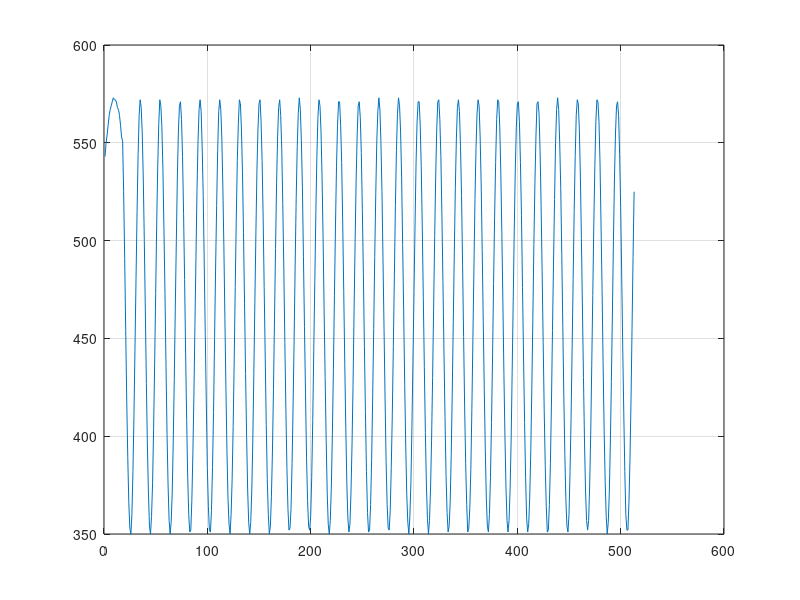
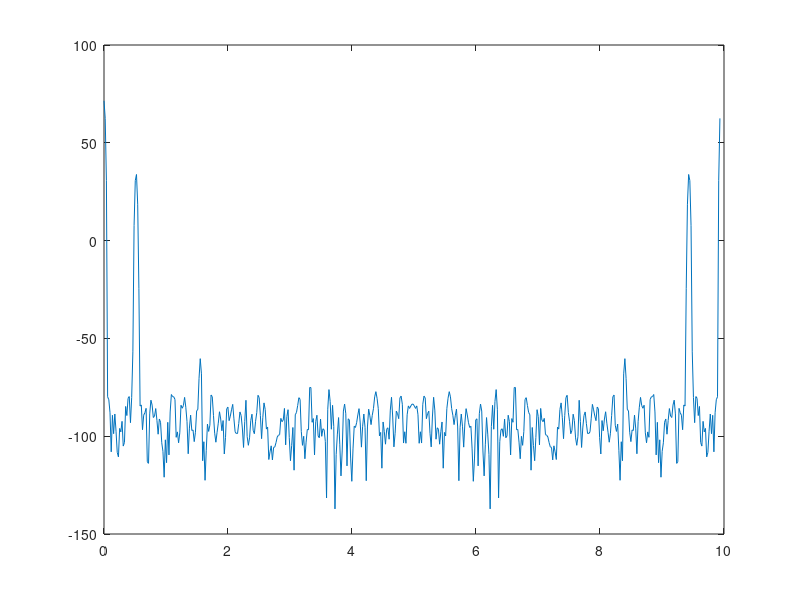
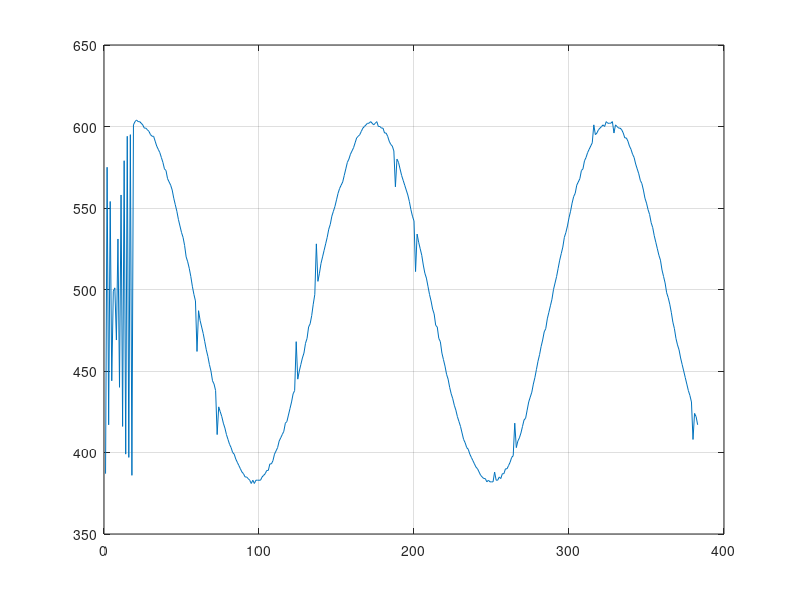
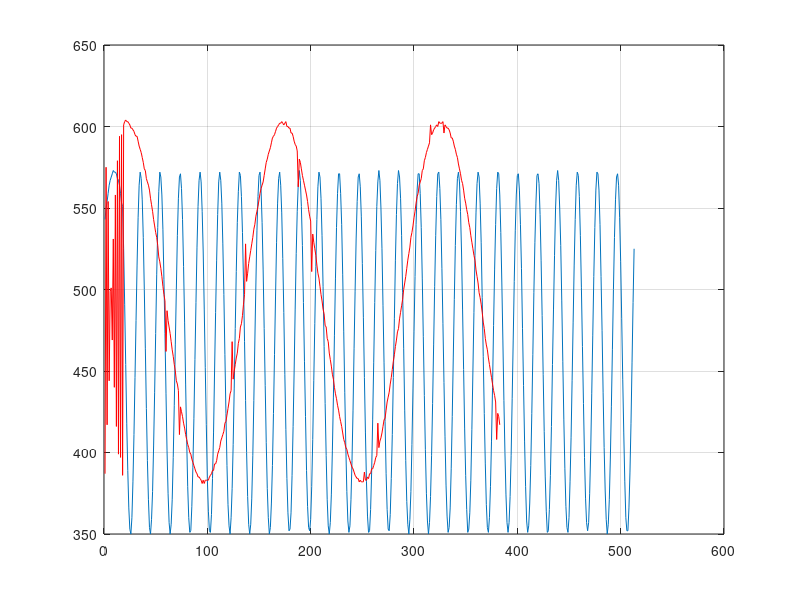

Here is the MATLAB script that generated these plots, in order:
%% 8 bits ADC Characterization of a digitized signal obtained from Arduino

Fs = 9.934;

%%%%%%%%%%%%%%%%%%%%%%%%%%%%Sinal de 10Hz%%%%%%%%%%%%%%%%%%%%%%%%%%%%
figure(1)
Vout10Hz = textread('WaveForm10Hz_500mV.txt');
plot(Vout10Hz)
grid on

np=length(Vout10Hz);

figure(2)
doutf = fft(Vout10Hz.*blackman(max(size(Vout10Hz))'));
doutfp = (doutf.*conj(doutf))/np^2;

Vout10HzFFTWatts = 20.*log10(doutfp./10);

plot(0:Fs/(np-1):Fs,Vout10HzFFTWatts)



Vout10HzFFTWatts(2)=0; %Anular um ponto defeituoso

Harm1 = max(Vout10HzFFTWatts)
Harm2 = max(Vout10HzFFTWatts(Vout10HzFFTWatts<max(Vout10HzFFTWatts)))


Pn1=sum(Vout10HzFFTWatts)-Harm1

SNR=abs(10*log10(Harm1/Pn1))

SFDR = Harm1-Harm2 

for i=1:length(Vout10HzFFTWatts)
    if Vout10HzFFTWatts(i) == Harm1 
        Vout10HzFFTWatts(i) = 0;
    end
    if Vout10HzFFTWatts(i) == Harm2
        Vout10HzFFTWatts(i) = 0;
    end
end

THD = abs(10*log10(sum(Vout10HzFFTWatts)/(Harm1+Harm2)))


%%%%%%%%%%%%%%%%%%%%%%%%%Sinal de f=5kHz%%%%%%%%%%%%%%%%%%%%%%%%%%%%

figure(3)
Vout5kHz = textread('WaveForm5kHz_500mV.txt');
plot(Vout5kHz)
grid on

np2=length(Vout5kHz);

figure(4)
plot(Vout10Hz)
grid on
hold on
plot(Vout5kHz,'r')
grid on
hold on